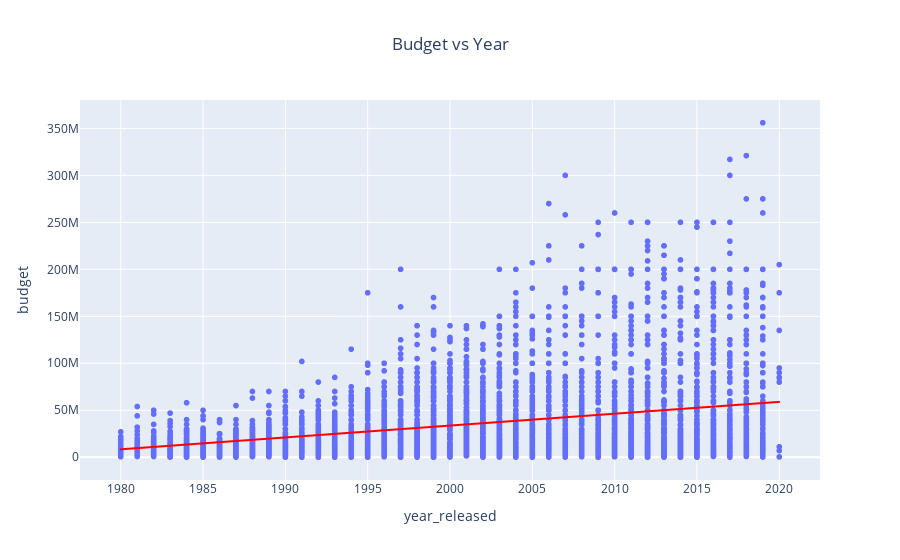

Notebook cell for this chart:
### Markdown cell above
### There is also a noticeable correlation between budget and year released

- Movie companies have been spending more and more money to produce movies
- You can also see that movies production has more than quadrupled over the years

### Code cell
plot1 = px.scatter(data_frame=df,
                   x='year_released',
                   y='budget',
                   title='Budget vs Year',
                   trendline="ols",
                   trendline_color_override="red")

plot1.update_layout(title_x=0.5)

### Figure 1 — Plotly figure (JSON) as saved in the notebook; plotly's stock layout.template omitted (floating-point values rounded to 4 significant figures; data arrays with more than 128 entries replaced by an {"elided": "..."} marker saying what was removed)
{"data": [{"hovertemplate": "year_released=%{x}<br>budget=%{y}<extra></extra>", "legendgroup": "", "marker": {"color": "#636efa", "symbol": "circle"}, "mode": "markers", "name": "", "showlegend": false, "type": "scattergl", "x": {"elided": "5421 int values"}, "xaxis": "x", "y": {"elided": "5421 int values"}, "yaxis": "y"}, {"hovertemplate": "<b>OLS trendline</b><br>budget = 1.26213e+06 * year_released + -2.49054e+09<br>R<sup>2</sup>=0.102600<br><br>year_released=%{x}<br>budget=%{y} <b>(trend)</b><extra></extra>", "legendgroup": "", "line": {"color": "red"}, "marker": {"color": "#636efa", "symbol": "circle"}, "mode": "lines", "name": "", "showlegend": false, "type": "scattergl", "x": {"elided": "5421 int values"}, "xaxis": "x", "y": {"elided": "5421 float values"}, "yaxis": "y"}], "layout": {"legend": {"tracegroupgap": 0}, "title": {"text": "Budget vs Year", "x": 0.5}, "xaxis": {"anchor": "y", "domain": [0, 1], "title": {"text": "year_released"}}, "yaxis": {"anchor": "x", "domain": [0, 1], "title": {"text": "budget"}}}}
